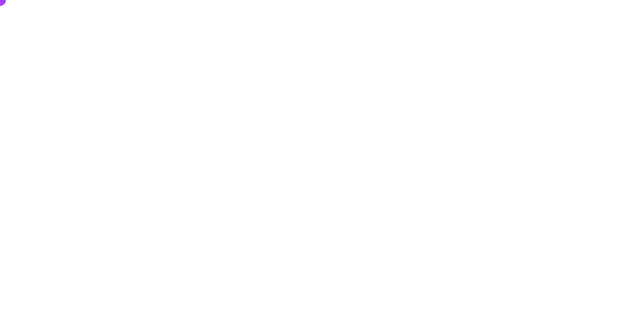
Frame 1 (no input)
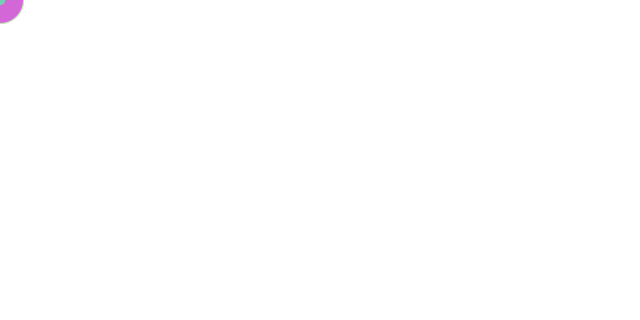
Frame 60 (the mouse pressed at the canvas centre just before this capture)
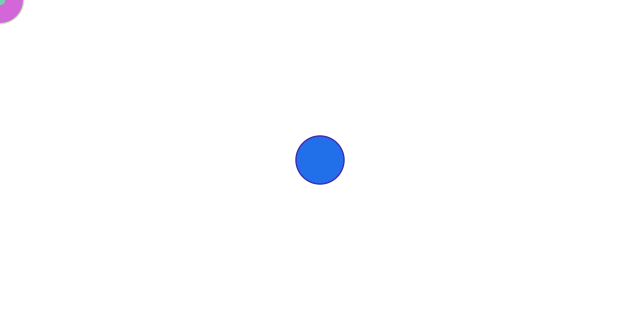
Frame 120 (the mouse held since frame 60 and released just before this capture)

The Processing sketch that drew these frames (run headless with seeded random() and noise(); from frame 60 on, the mouse is pressed at the canvas centre):

// Processing sketch: random_paint
// ── random_paint.pde
float r, g, b;

void setup() {
  size(640, 320);
  pixelDensity(2);
  background(255);
}

void draw() {
  r = random(255);
  g = random(250);
  b = random(150, 255);
  
  fill(r, g, b);
  noStroke();
  circle(mouseX, mouseY, random(50));
}

void mousePressed() {
  background(255);
}
